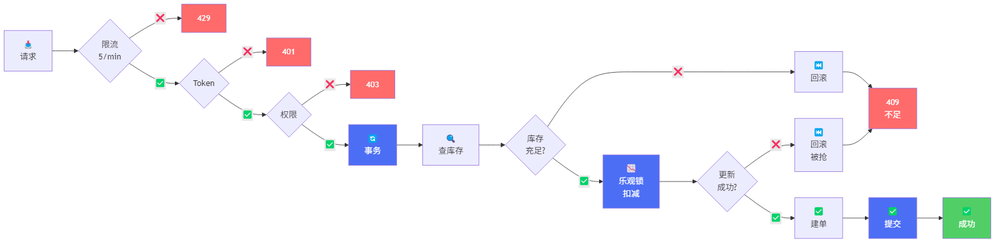
#> input picture concurrent-flow.png, 1000 x 244 px, shrunk from 1584 x 386 before the run
$ python crop_image.py
#> lines starting #> are read from the running program, lines starting #| are printed output that depends on the picture
from PIL import Image, ImageChops

def trim_whitespace(image_path):
#> called with image_path = 'concurrent-flow.png'
    img = Image.open(image_path)
#> img is the input picture: PIL image 1000x244 RGB; mean R, G, B 245.3, 244, 248.6

    # 如果是RGBA，转换为RGB
    if img.mode == 'RGBA':
        bg = Image.new('RGB', img.size, (255, 255, 255))
        bg.paste(img, mask=img.split()[3])
        img = bg

    # 检测非白色区域
    bg = Image.new('RGB', img.size, (255, 255, 255))
#> bg: PIL image 1000x244 RGB; every value is 255
    diff = ImageChops.difference(img, bg)
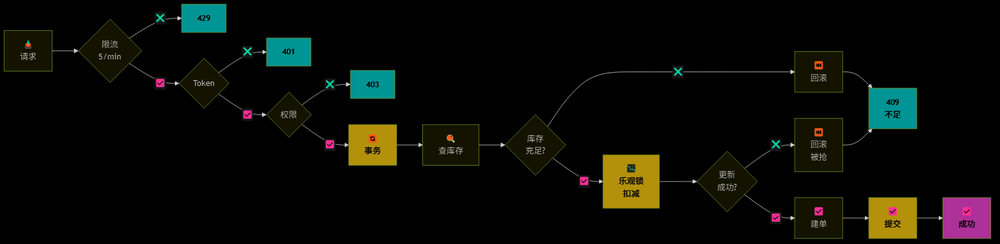
#> diff: PIL image 1000x244 RGB; mean R, G, B 9.7, 11, 6.4
    diff = ImageChops.add(diff, diff, 2.0, -100)
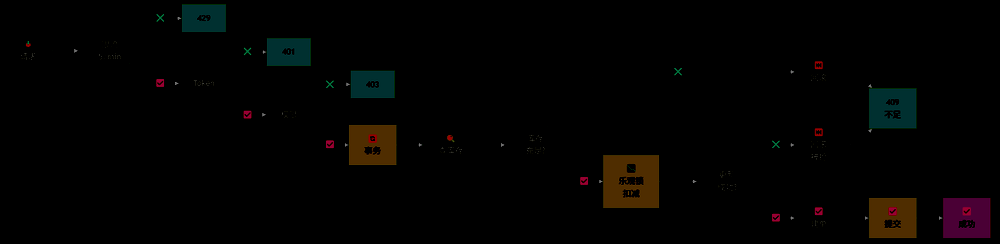
#> diff: PIL image 1000x244 RGB; mean R, G, B 3, 2.3, 1.6
    bbox = diff.getbbox()
#> bbox = (21, 4, 991, 239)

    if bbox:
        # 添加小边距
        padding = 20
        bbox = (
            max(0, bbox[0] - padding),
            max(0, bbox[1] - padding),
            min(img.size[0], bbox[2] + padding),
            min(img.size[1], bbox[3] + padding)
        )
#> bbox = (1, 0, 1000, 244)
        cropped = img.crop(bbox)
        cropped.save(image_path)
        print(f'裁剪前: {img.size}, 裁剪后: {cropped.size}')
#| 裁剪前: (1000, 244), 裁剪后: (999, 244)
        return cropped.size
    else:
        print('无法检测边界')
        return img.size

if __name__ == '__main__':
    trim_whitespace('concurrent-flow.png')
